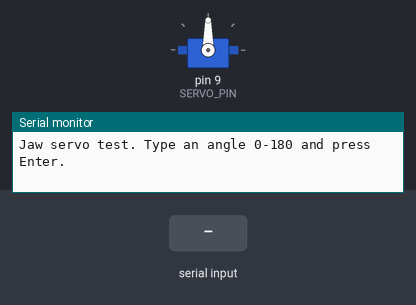
The sketch below on a simulated Arduino Uno, built with avr-gcc and run on an emulated ATmega328P. On the bench: servo, the last lines printed to the serial monitor. Inputs (shaded band) come from the test bench.

Above: at 1.2 s.
1.3 s: "30,150\n" received over Serial
At 2.5 s:
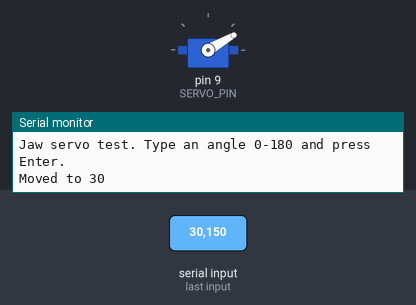
2.8 s: "0\n" received over Serial
At 3.6 s:
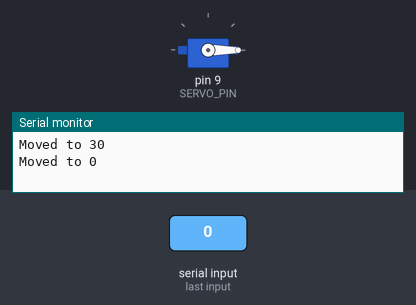
4.3 s: "200\n" received over Serial
At 4.8 s:
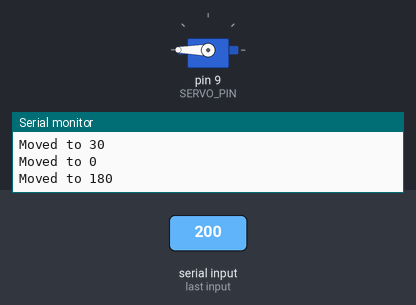
5.8 s: "90,45\n" received over Serial
At 7.2 s:
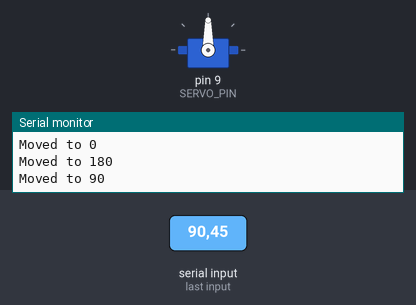
Timing chart, 0 to 8.3 s (numbered marks = the images above; inputs shaded):
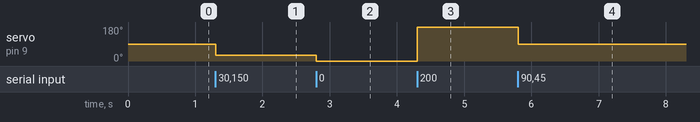

Measured:
- after the input at 1.3 s, servo on pin 9 (SERVO_PIN): 90° → 30° at once
- after the input at 2.8 s, servo on pin 9 (SERVO_PIN): 30° → 0° at once
- after the input at 4.3 s, servo on pin 9 (SERVO_PIN): 0° → 180° at once
- after the input at 5.8 s, servo on pin 9 (SERVO_PIN): 180° → 90° at once

The sketch:

jaw_test.ino
```cpp
// Jaw servo test for Arduino / Elegoo Uno R3
// Wiring: servo signal (orange/yellow) -> pin 9, red -> 5V, brown/black -> GND
// Use: open Serial Monitor at 9600 baud, type an angle (0-180), press Enter.

#include <Servo.h>

const int SERVO_PIN = 9;
const int START_ANGLE = 90;   // servo goes here on power-up

Servo jaw;

void setup() {
  Serial.begin(9600);
  jaw.write(START_ANGLE);     // set position before attaching to avoid a jump
  jaw.attach(SERVO_PIN);
  Serial.println("Jaw servo test. Type an angle 0-180 and press Enter.");
}

void loop() {
  if (!Serial.available()) return;

  String line = Serial.readStringUntil('\n');
  line.trim();

  // Ignore empty lines and anything that is not a number,
  // so stray input never sends the servo to 0.
  if (line.length() == 0 || !isDigit(line[0])) return;

  int angle = constrain(line.toInt(), 0, 180);
  jaw.write(angle);

  Serial.print("Moved to ");
  Serial.println(angle);
}
```
